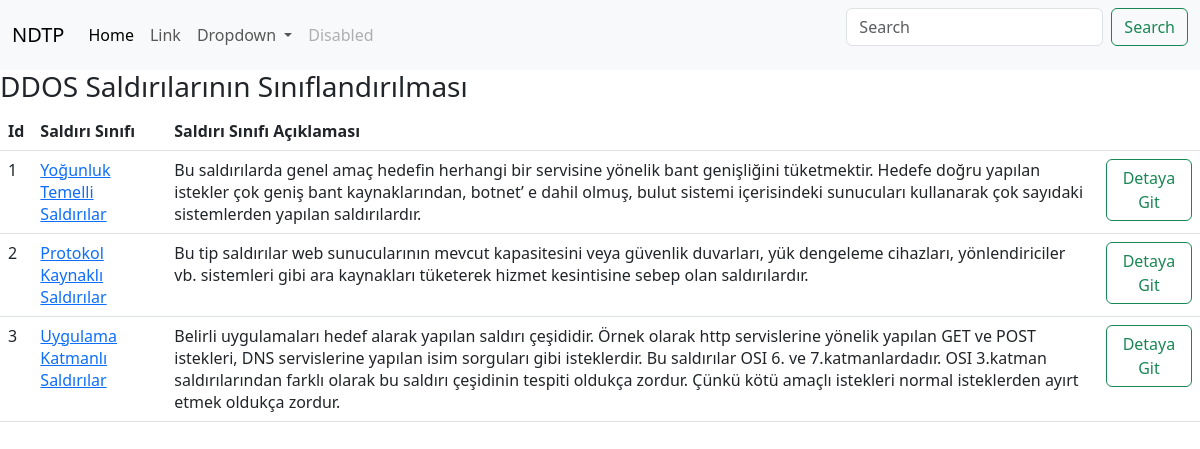
/index/attacksCategory, run on the app's committed database.
### attacks/models.py (models this page shows, shortened)
class AttacksCategory(models.Model):
    categoryName = models.CharField(max_length=100)
    categoryDesc = models.CharField(max_length=500)

### attacks/views.py (the view)
# urls.py: path('attacksCategory',views.attacksCategory, name='attacksCats'),
def attacksCategory(request):
    context = {
        'attacksCategory_list': AttacksCategory.objects.all()
    }
    return render(request, 'attacksCategory.html', context)

### attacks/templates/attacksCategory.html (shortened to what this page needs)
<html>
<head>
    <link href="https://cdn.jsdelivr.net/npm/bootstrap@5.3.0-alpha3/dist/css/bootstrap.min.css" rel="stylesheet"
 />
</head>
<body>
    <nav class="navbar navbar-expand-lg bg-body-tertiary">
        <div class="container-fluid">
            <a class="navbar-brand" href="#">NDTP</a>
            <div class="collapse navbar-collapse" id="navbarSupportedContent">
                <ul class="navbar-nav me-auto mb-2 mb-lg-0">
                    <li class="nav-item">
                        <a class="nav-link active" aria-current="page" href="/index/">Home</a>
                    </li>
                    <li class="nav-item">
                        <a class="nav-link" href="#">Link</a>
                    </li>
                    <li class="nav-item dropdown">
                        <a class="nav-link dropdown-toggle" href="#" role="button" data-bs-toggle="dropdown"
                            aria-expanded="false">
                            Dropdown
                        </a>
                    </li>
                    <li class="nav-item">
                        <a class="nav-link disabled">Disabled</a>
                    </li>
                </ul>
                <form class="d-flex" role="search">
                    <input class="form-control me-2" type="search" placeholder="Search" aria-label="Search">
                    <button class="btn btn-outline-success" type="submit">Search</button>
                </form>
            </div>
        </div>
    </nav>
    <h3>DDOS Saldırılarının Sınıflandırılması</h3>
    <table class="table">
        <thead>
            <th>
                Id
            </th>
            <th>
                Saldırı Sınıfı
            </th>
            <th>
                Saldırı Sınıfı Açıklaması
            </th>
            <th>
            </th>
        </thead>
        {% for attacksCat in attacksCategory_list%}
        <tr>
            <td>
                {{attacksCat.id}}
            </td>
            <td>
                <a href="/index/attacksCategoryDetail/{{attacksCat.id}}">{{attacksCat.categoryName}}</a>
            </td>
            <td>
                {{attacksCat.categoryDesc}}
            </td>
            <td>
                <a class="btn btn-outline-success" href="/index/attacksCategoryDetail/{{attacksCat.id}}">Detaya Git</a>
            </td>
        </tr>
        {% endfor %}
    </table>
</body>
</html

### data on the page
AttacksCategory: id "1", categoryName "Yoğunluk Temelli Saldırılar", categoryDesc "Bu saldırılarda genel amaç hedefin herhangi bir servisine yönelik bant genişliğini tüketmektir. Hedefe doğru yapılan istekler çok geniş bant kaynaklarından, botnet’ e dahil olmuş, bulut sistemi içerisindeki sunucuları kullanarak çok sayıdaki sistemlerden yapılan saldırılardır."
AttacksCategory: id "2", categoryName "Protokol Kaynaklı Saldırılar", categoryDesc "Bu tip saldırılar web sunucularının mevcut kapasitesini veya güvenlik duvarları, yük dengeleme cihazları, yönlendiriciler vb. sistemleri gibi ara kaynakları tüketerek hizmet kesintisine sebep olan saldırılardır."
AttacksCategory: id "3", categoryName "Uygulama Katmanlı Saldırılar", categoryDesc "Belirli uygulamaları hedef alarak yapılan saldırı çeşididir. Örnek olarak http servislerine yönelik yapılan GET ve POST istekleri, DNS servislerine yapılan isim sorguları gibi isteklerdir. Bu saldırılar OSI 6. ve 7.katmanlardadır. OSI 3.katman saldırılarından farklı olarak bu saldırı çeşidinin tespiti oldukça zordur. Çünkü kötü amaçlı istekleri normal isteklerden ayırt etmek oldukça zordur."
